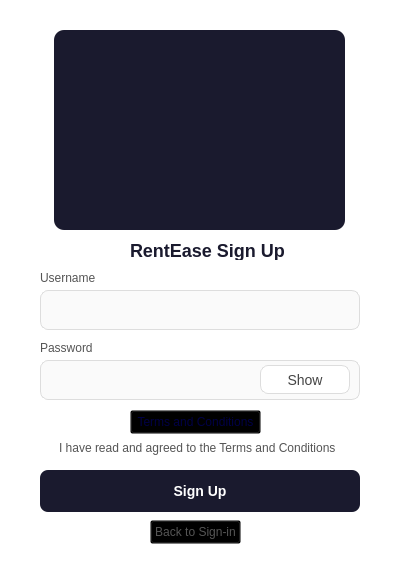
<?xml version="1.0" encoding="UTF-8"?>
<ui version="4.0">
 <class>signUpForm</class>
 <widget class="QWidget" name="signUpForm">
  <property name="geometry">
   <rect>
    <x>0</x>
    <y>0</y>
    <width>400</width>
    <height>580</height>
   </rect>
  </property>
  <property name="windowTitle">
   <string>Form</string>
  </property>
  <property name="styleSheet">
   <string notr="true">#signUpForm {
    background-color: #ffffff;
    font-family: Segoe UI;
}
</string>
  </property>
  <widget class="QLabel" name="label">
   <property name="geometry">
    <rect>
     <x>54</x>
     <y>30</y>
     <width>291</width>
     <height>200</height>
    </rect>
   </property>
   <property name="styleSheet">
    <string notr="true">background-color: #1a1a2e;
border-radius: 10px;
</string>
   </property>
   <property name="text">
    <string/>
   </property>
   <property name="pixmap">
    <pixmap resource="resource.qrc">:/images/signUpFormLabel2.png</pixmap>
   </property>
   <property name="scaledContents">
    <bool>true</bool>
   </property>
  </widget>
  <widget class="QLabel" name="label_2">
   <property name="geometry">
    <rect>
     <x>130</x>
     <y>240</y>
     <width>400</width>
     <height>20</height>
    </rect>
   </property>
   <property name="styleSheet">
    <string notr="true">font-size: 18px;
font-weight: bold;
color: #1a1a2e;
background-color: transparent;
</string>
   </property>
   <property name="text">
    <string>RentEase Sign Up</string>
   </property>
  </widget>
  <widget class="QLabel" name="label_3">
   <property name="geometry">
    <rect>
     <x>40</x>
     <y>270</y>
     <width>100</width>
     <height>16</height>
    </rect>
   </property>
   <property name="styleSheet">
    <string notr="true">font-size: 12px;
color: #555555;
background-color: transparent;
</string>
   </property>
   <property name="text">
    <string>Username</string>
   </property>
  </widget>
  <widget class="QLineEdit" name="usernameEdit">
   <property name="geometry">
    <rect>
     <x>40</x>
     <y>290</y>
     <width>320</width>
     <height>40</height>
    </rect>
   </property>
   <property name="styleSheet">
    <string notr="true">background-color: #fafafa;
border: 1px solid #dddddd;
border-radius: 8px;
padding: 10px 14px;
font-size: 14px;
color: #1a1a2e;
</string>
   </property>
  </widget>
  <widget class="QLabel" name="label_4">
   <property name="geometry">
    <rect>
     <x>40</x>
     <y>340</y>
     <width>100</width>
     <height>16</height>
    </rect>
   </property>
   <property name="styleSheet">
    <string notr="true">font-size: 12px;
color: #555555;
background-color: transparent;
</string>
   </property>
   <property name="text">
    <string>Password</string>
   </property>
  </widget>
  <widget class="QLineEdit" name="passwordEdit">
   <property name="geometry">
    <rect>
     <x>40</x>
     <y>360</y>
     <width>320</width>
     <height>40</height>
    </rect>
   </property>
   <property name="styleSheet">
    <string notr="true">background-color: #fafafa;
border: 1px solid #dddddd;
border-radius: 8px;
padding: 10px 14px;
font-size: 14px;
color: #1a1a2e;
</string>
   </property>
  </widget>
  <widget class="QCheckBox" name="tcs">
   <property name="geometry">
    <rect>
     <x>40</x>
     <y>440</y>
     <width>320</width>
     <height>16</height>
    </rect>
   </property>
   <property name="styleSheet">
    <string notr="true">font-size: 12px;
    color: #555555;
    background-color: transparent;</string>
   </property>
   <property name="text">
    <string>I have read and agreed to the Terms and Conditions</string>
   </property>
  </widget>
  <widget class="QPushButton" name="signUpButton">
   <property name="geometry">
    <rect>
     <x>40</x>
     <y>470</y>
     <width>320</width>
     <height>42</height>
    </rect>
   </property>
   <property name="styleSheet">
    <string notr="true">background-color: #1a1a2e;
color: #ffffff;
border: none;
border-radius: 8px;
font-size: 14px;
font-weight: bold;
</string>
   </property>
   <property name="text">
    <string>Sign Up</string>
   </property>
  </widget>
  <widget class="QPushButton" name="tcsButton">
   <property name="geometry">
    <rect>
     <x>130</x>
     <y>410</y>
     <width>131</width>
     <height>24</height>
    </rect>
   </property>
   <property name="styleSheet">
    <string notr="true">color: #000045;
background-color: transparent;</string>
   </property>
   <property name="text">
    <string>Terms and Conditions</string>
   </property>
  </widget>
  <widget class="QPushButton" name="backButton">
   <property name="geometry">
    <rect>
     <x>150</x>
     <y>520</y>
     <width>91</width>
     <height>24</height>
    </rect>
   </property>
   <property name="styleSheet">
    <string notr="true">font-size: 12px;
color: #555555;
background-color: transparent;</string>
   </property>
   <property name="text">
    <string>Back to Sign-in</string>
   </property>
  </widget>
  <widget class="QPushButton" name="passwordUnmasked">
   <property name="geometry">
    <rect>
     <x>260</x>
     <y>365</y>
     <width>90</width>
     <height>29</height>
    </rect>
   </property>
   <property name="styleSheet">
    <string notr="true">background-color: #ffffff;
color: #444444;
border: 1px solid #dddddd;
border-radius: 8px;
font-size: 14px;</string>
   </property>
   <property name="text">
    <string>Show</string>
   </property>
   <property name="icon">
    <iconset theme="QIcon::ThemeIcon::MailMarkRead"/>
   </property>
  </widget>
 </widget>
 <resources>
  <include location="resource.qrc"/>
 </resources>
 <connections/>
</ui>
